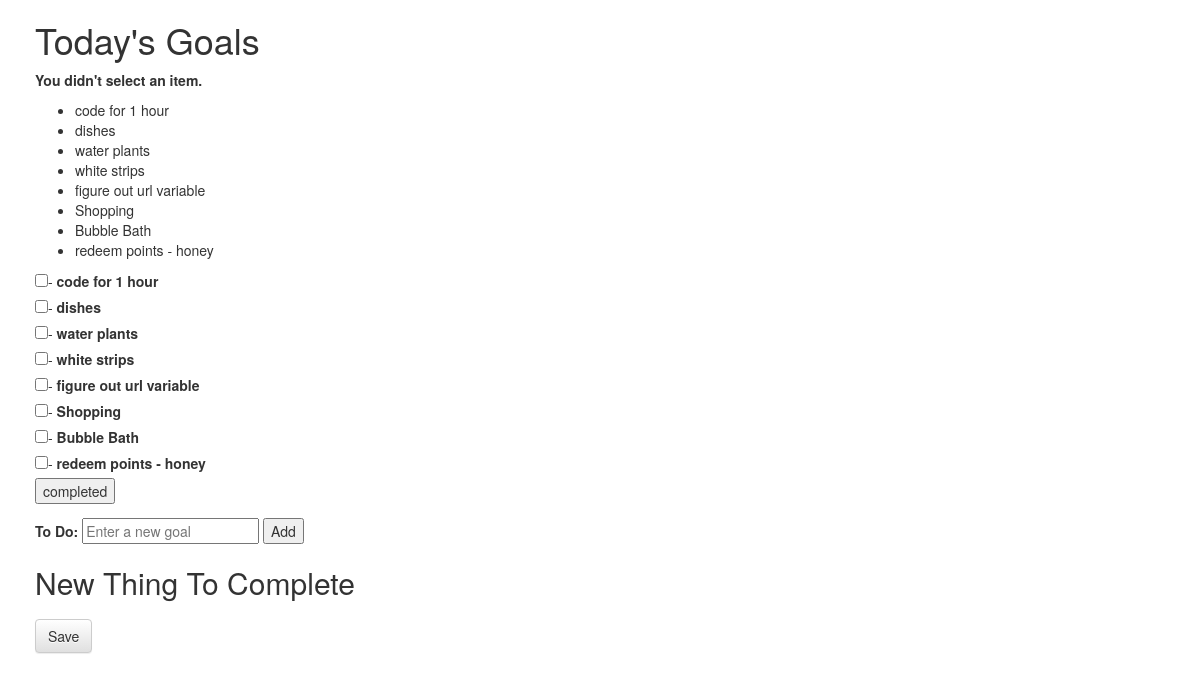
The app's page /goals/1/completed/ with its own data.
### goals/models.py (models this page shows, shortened)
class GoalList(models.Model):
    goal_title = models.CharField(max_length=250)

class GoalItem(models.Model):
    goal_list = models.ForeignKey(GoalList, on_delete=models.CASCADE)
    goal_item = models.CharField(max_length=250)
    created_date = models.DateTimeField('date published')
    completed = models.BooleanField(default=False)

### goals/views.py (the view)
# urls.py: path('<int:goallist_id>/completed/', views.completed, name='completed'),
def completed(request, goallist_id):
    goallist = get_object_or_404(GoalList, pk=goallist_id)
    try:
            selected_goalitems = goallist.goalitem_set.get(pk=request.POST['goalitem'])
    except (KeyError, GoalItem.DoesNotExist):
        return render(request, 'goals/detail.html',{
            'goallist': goallist,
            'error_message': "You didn't select an item.",
        })
    else:
                selected_goalitems.completed == True
                selected_goalitems.save()
    return HttpResponse(reverse('goals:completed', args=(goallist.id)))

### goals/templates/goals/detail.html (shortened to what this page needs)
{% load static %}
<html>
<head>
<link rel="stylesheet" href="//maxcdn.bootstrapcdn.com/bootstrap/3.2.0/css/bootstrap.min.css">
<link rel="stylesheet" href="//maxcdn.bootstrapcdn.com/bootstrap/3.2.0/css/bootstrap-theme.min.css">
<link rel="stylesheet" href="{% static 'css/goals.css' %}">
</head>
<body>
<h1>{{ goallist.goal_title }}</h1>
{%if error_message%}<p><strong>{{error_message}}</strong></p>{% endif %}
<ul>
{% for goalitem in goallist.goalitem_set.all %}
    <li>{{ goalitem.goal_item }}</li>
{% endfor %}
</ul>
<form action="{% url 'goals:detail' goallist.id%}" method="post">
{% for goalitem in goallist.goalitem_set.all %}
    <input type="checkbox" name="goalitem" id="goalitem"{{ forloop.counter }}">-
    <label for="goalitem"{{ forloop.counter }}">{{goalitem.goal_item }}</label>
    <br>
{% endfor %}
<input type="submit" value="completed">
</form>
<form action="{%url 'goals:detail' goallist.id %}" method="post-form">
    <label for="add">To Do: </label>
    <input id="add" type="text" name="To Do" required placeholder="Enter a new goal" value="{{ goal_item }}">
    <input type="submit" value="Add">
</form>
 <h2>New Thing To Complete<h2>
    <form method ="POST" class="post-form">{% csrf_token %}
        <button type="submit" class="save btn btn-default">Save</button>
    </form>
 </body>
</html>

### goals/static/css/goals.css (style rules this page uses)
body { padding-left: 35px; }

### records on screen
GoalList: goal_title "Today's Goals"
GoalItem: goal_item "code for 1 hour"
GoalItem: goal_item "dishes"
GoalItem: goal_item "water plants"
GoalItem: goal_item "white strips"
GoalItem: goal_item "figure out url variable"
GoalItem: goal_item "Shopping"
GoalItem: goal_item "Bubble Bath"
GoalItem: goal_item "redeem points - honey"

### other values on screen
{{ error_message }} "You didn't select an item."
